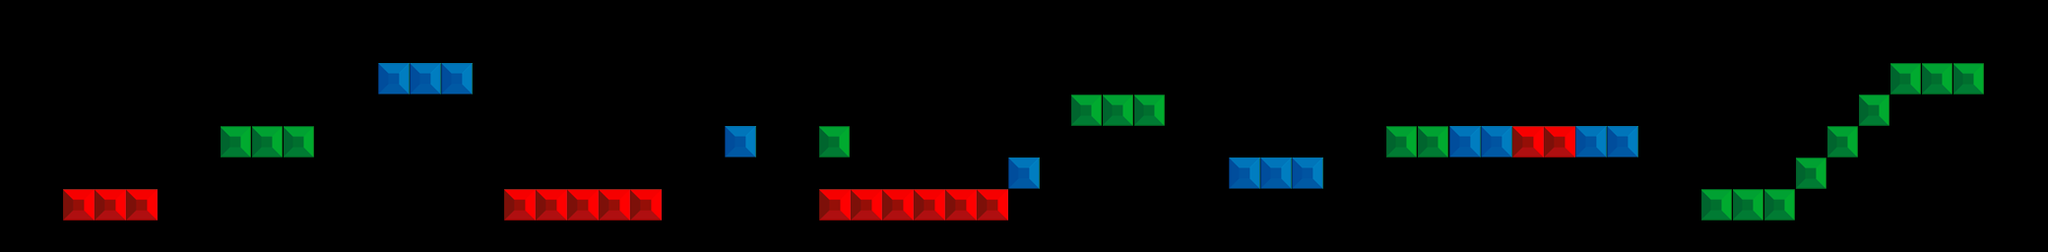

This game map was drawn from its Tiled (.tmx) file and the tilesets committed beside it. A one-line description and the trimmed map source follow:
An orthogonal 65x8 tile map with 32x32 px tiles, 3 tile layers (red, blue, green) and 35 objects.

<map version="1.0" orientation="orthogonal" width="65" height="8" tilewidth="32" tileheight="32">
 <tileset firstgid="1" name="blocks" tilewidth="32" tileheight="32">
  <image source="blocks.png" width="96" height="32" />
 </tileset>
 <layer name="red" width="65" height="8">
  <data>[520 cells, 16 non-empty, 1 distinct tile ids]</data>
 </layer>
 <layer name="blue" width="65" height="8">
  <data>[520 cells, 12 non-empty, 1 distinct tile ids]</data>
 </layer>
 <layer name="green" width="65" height="8">
  <data>[520 cells, 18 non-empty, 1 distinct tile ids]</data>
 </layer>
 <objectgroup name="hearts" width="65" height="8">
  <object x="239" y="114">
   <ellipse />
  </object>
  <object x="400" y="49">
   <ellipse />
  </object>
  <object x="303" y="113">
   <ellipse />
  </object>
  <object x="145" y="177">
   <ellipse />
  </object>
  <object x="913" y="177">
   <ellipse />
  </object>
  <object x="944" y="176">
   <ellipse />
  </object>
  <object x="1189" y="45">
   <ellipse />
  </object>
  <object x="1214" y="20">
   <ellipse />
  </object>
  <object x="1238" y="48">
   <ellipse />
  </object>
  <object x="1256" y="104">
   <ellipse />
  </object>
  <object x="1472" y="113">
   <ellipse />
  </object>
  <object x="1536" y="111">
   <ellipse />
  </object>
  <object x="1599" y="110">
   <ellipse />
  </object>
 </objectgroup>
 <objectgroup name="ghost" width="65" height="8">
  <object x="466" y="49">
   <ellipse />
  </object>
  <object x="563" y="16">
   <ellipse />
  </object>
  <object x="562" y="50">
   <ellipse />
  </object>
  <object x="563" y="80">
   <ellipse />
  </object>
  <object x="562" y="113">
   <ellipse />
  </object>
  <object x="560" y="146">
   <ellipse />
  </object>
  <object x="881" y="81">
   <ellipse />
  </object>
  <object x="881" y="114">
   <ellipse />
  </object>
  <object x="1360" y="210">
   <ellipse />
  </object>
  <object x="1391" y="209">
   <ellipse />
  </object>
  <object x="1423" y="209">
   <ellipse />
  </object>
  <object x="1456" y="207">
   <ellipse />
  </object>
  <object x="1486" y="207">
   <ellipse />
  </object>
  <object x="1518" y="208">
   <ellipse />
  </object>
  <object x="1552" y="207">
   <ellipse />
  </object>
  <object x="1583" y="208">
   <ellipse />
  </object>
  <object x="1617" y="205">
   <ellipse />
  </object>
  <object x="1650" y="209">
   <ellipse />
  </object>
  <object x="1680" y="207">
   <ellipse />
  </object>
  <object x="1713" y="206">
   <ellipse />
  </object>
  <object x="2065" y="81">
   <ellipse />
  </object>
  <object x="2033" y="81">
   <ellipse />
  </object>
 </objectgroup>
</map>